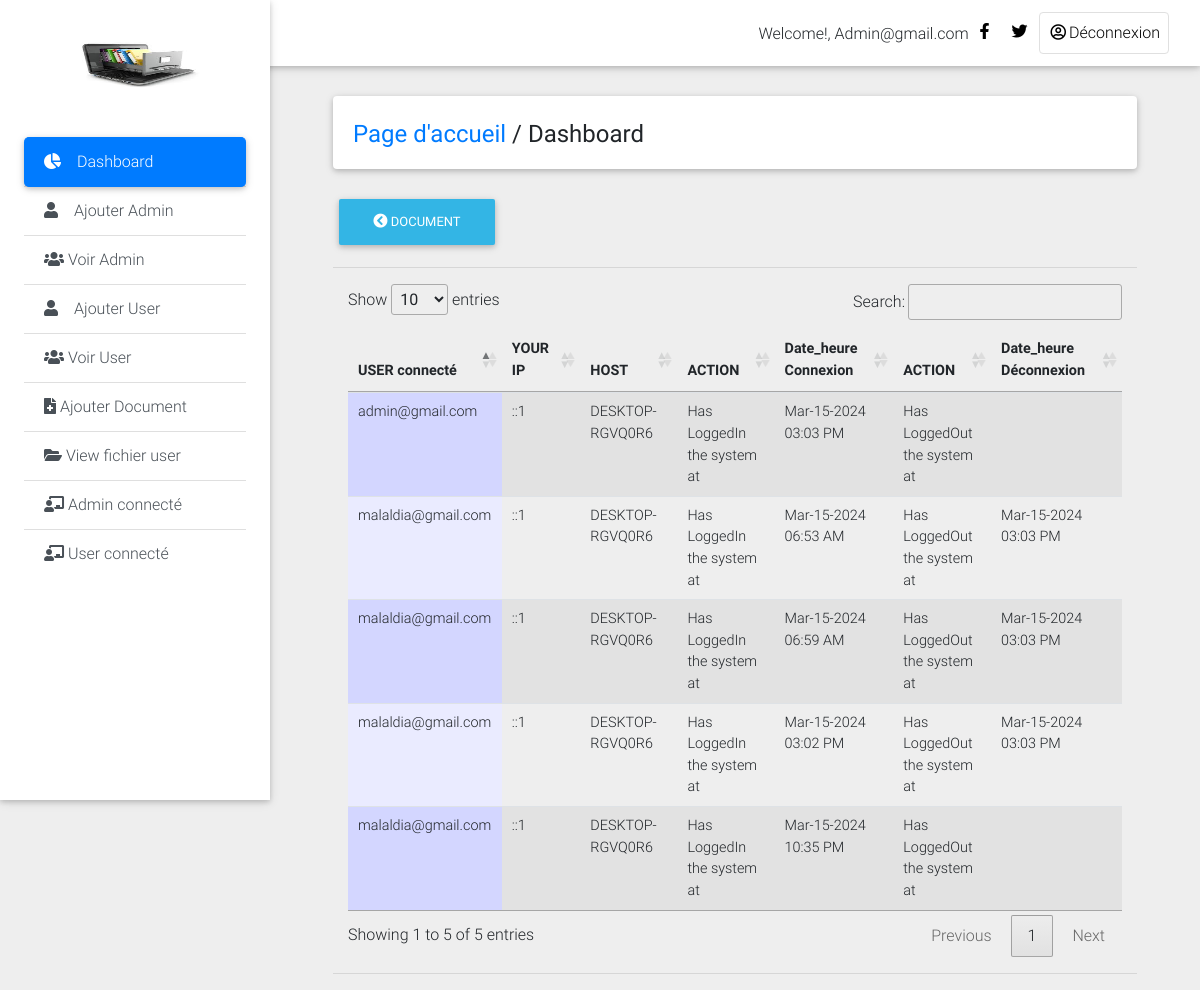
/Private_Dashboard/admin_log.php (signed in), run on the app's committed database.
### tables this page shows
CREATE TABLE `history_log1` (
  `log_id` int(11) NOT NULL,
  `id` int(11) NOT NULL,
  `admin_user` text NOT NULL,
  `action` varchar(100) NOT NULL,
  `actions` varchar(200) NOT NULL DEFAULT 'Has LoggedOut the system at',
  `ip` text NOT NULL,
  `host` text NOT NULL,
  `login_time` varchar(200) NOT NULL,
  `logout_time` varchar(200) NOT NULL
);

### Private_Dashboard/admin_log.php (the view, shortened to what this page needs)
<!DOCTYPE html>
<html lang="en">
<head>
  <link rel="stylesheet" href="https://use.fontawesome.com/releases/v5.8.1/css/all.css">
  <link href="css/bootstrap.min.css" rel="stylesheet">
  <link href="css/mdb.min.css" rel="stylesheet">
  <link href="css/style.min.css" rel="stylesheet">
    <link rel="stylesheet" type="text/css" href="medias/css/dataTable.css" />
</head>
<body class="grey lighten-3">
  <header>
    <nav class="navbar fixed-top navbar-expand-lg navbar-light white scrolling-navbar">
      <div class="container-fluid">
        <div class="collapse navbar-collapse" id="navbarSupportedContent">
            <?php
             require_once("include/connection.php");
               $id = mysqli_real_escape_string($conn,$_SESSION['admin_user']);
              $r = mysqli_query($conn,"SELECT * FROM admin_login where id = '$id'") or die (mysqli_error($con));
              $row = mysqli_fetch_array($r);
               $id=$row['admin_user'];
            ?>
          <ul class="navbar-nav nav-flex-icons">
                <li style="margin-top: 10px;">Welcome!,</font> <?php echo ucwords(htmlentities($id)); ?></li>
            <li class="nav-item">
              <a href="#" class="nav-link waves-effect" target="_blank">
                <i class="fab fa-facebook-f"></i>
              </a>
            </li>
            <li class="nav-item">
              <a href="#" class="nav-link waves-effect" target="_blank">
                <i class="fab fa-twitter"></i>
              </a>
            </li>
            <li class="nav-item">
              <a href="logout.php" class="nav-link border border-light rounded waves-effect">
               <i class="far fa-user-circle"></i>Déconnexion
              </a>
            </li>
          </ul>
        </div>
      </div>
    </nav>
    <div class="sidebar-fixed position-fixed">
      <a class="logo-wrapper waves-effect">
        <img src="img/images.jpg" width="150px" height="200px;" class="img-fluid" alt="">
      </a>
     <div class="list-group list-group-flush">
        <a href="dashboard.php" class="list-group-item active waves-effect">
          <i class="fas fa-chart-pie mr-3"></i>Dashboard
        </a>
         <a href="#" class="list-group-item list-group-item-action waves-effect"  data-toggle="modal" data-target="#modalRegisterForm">
          <i class="fas fa-user mr-3"></i>Ajouter Admin</a>
            <a href="view_admin.php" class="list-group-item list-group-item-action waves-effect">
          <i class="fas fa-users"></i> Voir Admin</a>
        <a href="#" class="list-group-item list-group-item-action waves-effect" data-toggle="modal" data-target="#modalRegisterForm2">
          <i class="fas fa-user mr-3"></i>Ajouter User</a>
           <a href="view_user.php" class="list-group-item list-group-item-action waves-effect">
          <i class="fas fa-users"></i>  Voir User</a>
        <a href="add_document.php" class="list-group-item list-group-item-action waves-effect">
          <i class="fas fa-file-medical"></i> Ajouter Document</a>
        <a href="view_userfile.php" class="list-group-item list-group-item-action waves-effect">
          <i class="fas fa-folder-open"></i> View fichier user</a>
            <a href="admin_log.php" class="list-group-item list-group-item-action waves-effect">
          <i class="fas fa-chalkboard-teacher"></i> Admin connecté</a>
              <a href="user_log.php" class="list-group-item list-group-item-action waves-effect">
          <i class="fas fa-chalkboard-teacher"></i> User connecté</a>
      </div>
    </div>
  </header>
  <main class="pt-5 mx-lg-5">
    <div class="container-fluid mt-5">
      <div class="card mb-4 wow fadeIn">
        <div class="card-body d-sm-flex justify-content-between">
          <h4 class="mb-2 mb-sm-0 pt-1">
            <a href="dashboard.php">Page d'accueil</a>
            <span>/</span>
            <span>Dashboard</span>
          </h4>
        </div>
      </div>
      <div class="">
    <a href="add_document.php"><button type="button" class="btn btn-info"><i class="fas fa-chevron-circle-left"></i>  Document</button></a>
    </div>
<hr>
 <div class="col-md-12">
  <table id="dtable" class = "table table-striped" style="">
     <thead>
    <th>USER connecté</th>
     <th>YOUR IP</th>
     <th>HOST</th>
     <th>ACTION</th>
     <th>Date_heure Connexion</th>
     <th>ACTION</th>
     <th>Date_heure Déconnexion</th>
</thead>
<tbody>
    <tr>
        <?php
        require_once("include/connection.php");
      $query = mysqli_query($conn,"SELECT * from history_log1") or die (mysqli_error($conn));
      while($file=mysqli_fetch_array($query)){
         $name =  $file['admin_user'];
         $ip =  $file['ip'];
         $host =  $file['host'];
         $action =  $file['action'];
         $logintime =  $file['login_time'];
         $actions =  $file['actions'];
         $logouttime =  $file['logout_time'];
      ?>
      <td><?php echo $name; ?></td>
       <td><?php echo $ip; ?></td>
      <td><?php echo $host; ?></td>
      <td><?php echo $action; ?></td>
      <td><?php echo $logintime; ?></td>
      <td><?php echo $actions; ?></td>
      <td><?php echo $logouttime; ?></td>
    </tr>
<?php } ?>
</tbody>
   </table>
    </div>
    <hr></div>
<link rel="stylesheet" type="text/css" href="https://cdn.datatables.net/1.10.9/css/jquery.dataTables.min.css"/>
<link rel="stylesheet" type="text/css" href="https://cdn.datatables.net/responsive/1.0.3/css/dataTables.responsive.css">
</body>
</html>

### Private_Dashboard/medias/css/dataTable.css (style rules this page uses)
.sorting_asc { background: url('../images/sort_asc.png') no-repeat center right; }
.sorting { background: url('../images/sort_both.png') no-repeat center right; }
tr.even { background-color: white; }
tr.odd td.sorting_1 { background-color: #D3D6FF; }
tr.even td.sorting_1 { background-color: #EAEBFF; }

### data on the page
history_log1: admin_user "malaldia@gmail.com", ip "::1", host "DESKTOP-RGVQ0R6", action "Has LoggedIn the system at", login_time "Mar-15-2024 06:53 AM", actions "Has LoggedOut the system at", logout_time "Mar-15-2024 03:03 PM"
history_log1: admin_user "malaldia@gmail.com", ip "::1", host "DESKTOP-RGVQ0R6", action "Has LoggedIn the system at", login_time "Mar-15-2024 06:59 AM", actions "Has LoggedOut the system at", logout_time "Mar-15-2024 03:03 PM"
history_log1: admin_user "malaldia@gmail.com", ip "::1", host "DESKTOP-RGVQ0R6", action "Has LoggedIn the system at", login_time "Mar-15-2024 03:02 PM", actions "Has LoggedOut the system at", logout_time "Mar-15-2024 03:03 PM"
history_log1: admin_user "admin@gmail.com", ip "::1", host "DESKTOP-RGVQ0R6", action "Has LoggedIn the system at", login_time "Mar-15-2024 03:03 PM", actions "Has LoggedOut the system at"
history_log1: admin_user "malaldia@gmail.com", ip "::1", host "DESKTOP-RGVQ0R6", action "Has LoggedIn the system at", login_time "Mar-15-2024 10:35 PM", actions "Has LoggedOut the system at"

### other printed values
$id "Admin@gmail.com"
